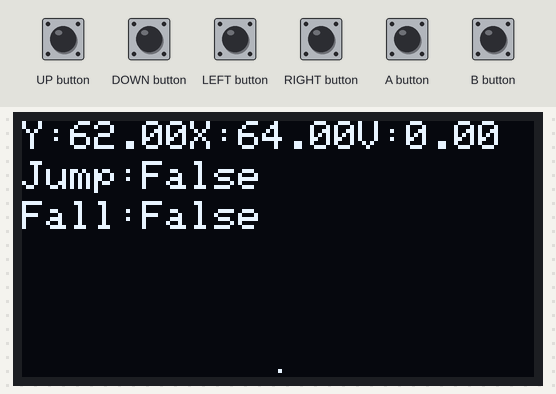
Bench run of a sketch on a simulated Arduboy, built with avr-gcc and run on an emulated ATmega32U4. Parts: 128×64 one-colour display. The test bench sets the inputs (shaded band).

Above: at 1.2 s.
1.3 s: UP button pressed for 0.15 s
At 1.48 s:
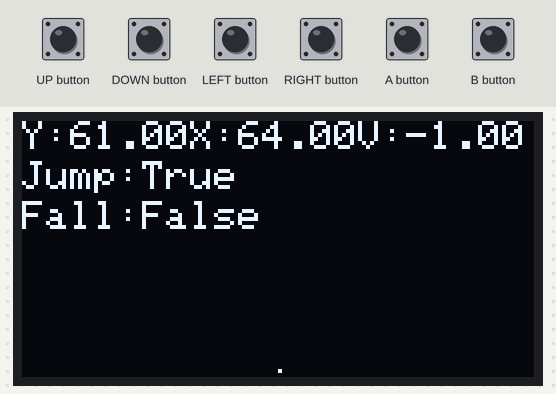
3.3 s: LEFT button pressed for 1 s
At 4.9 s:
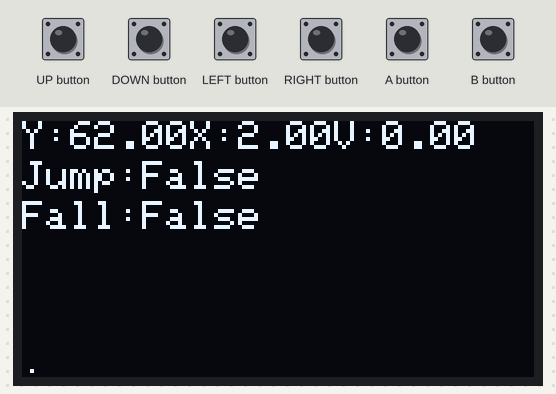
5.8 s: RIGHT button pressed for 0.15 s
At 7.1 s:
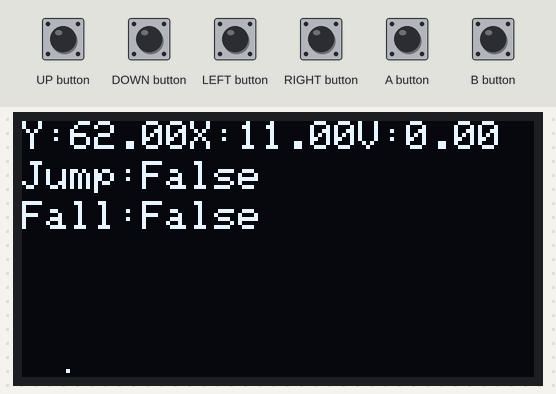
7.4 s: UP button pressed for 1 s
At 7.82 s:
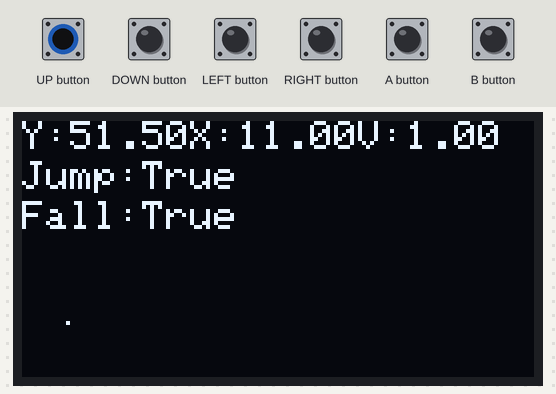
9.9 s: LEFT button pressed for 0.15 s
At 9.99 s:
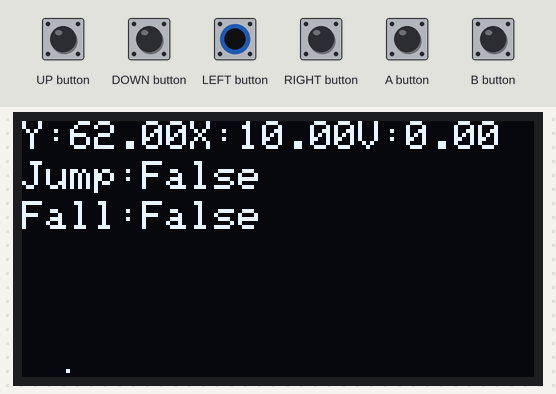
11.5 s: RIGHT button pressed for 1 s
At 11.98 s:
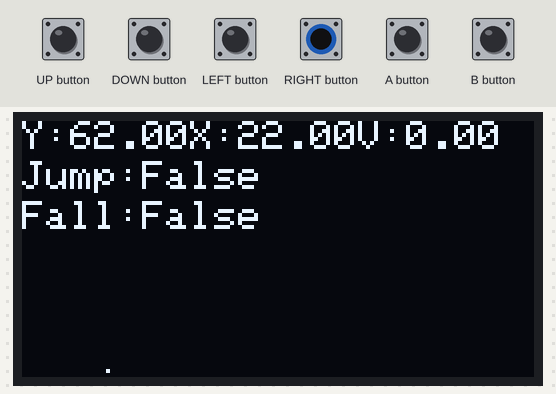
Timing chart, 0 to 14.5 s (numbered marks = the images above; inputs shaded):
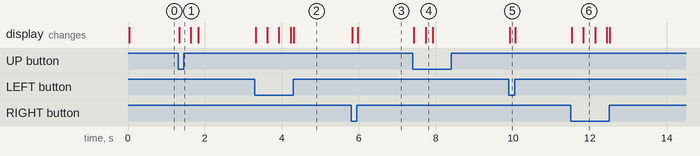

The sketch:

Jump2.ino
```cpp
#include <Arduboy2.h>

Arduboy2 arduboy;

constexpr float initVelocity[5] = { 0, 0.25, 0.5, 1, 2 };

float velocity;

float maxJumpHeight;

float charX, charY;

bool jumping = false;
bool falling = false;

void setup()
{
    arduboy.begin();

    charX = 64;
    charY = 62;

    maxJumpHeight = 50;

    velocity = initVelocity[0];
}

void loop()
{
    if(!arduboy.nextFrame()) return;
    arduboy.pollButtons();

    arduboy.clear();

    arduboy.drawPixel(charX, charY);

    if(charY >= 62)
    {
        charY = 62;
        velocity = initVelocity[0];
        jumping = false;
        falling = false;
    }

    if(velocity >= 0.25 && velocity <= 2) falling = true;

    if(arduboy.justPressed(UP_BUTTON) && charY > 0 && !jumping)
    {
        velocity = -initVelocity[3];
        jumping = true;
    }

    if(arduboy.pressed(RIGHT_BUTTON) && charX < 126) charX += 1;
    if(arduboy.pressed(LEFT_BUTTON) && charX > 2) charX -= 1;

    if(jumping && charY < maxJumpHeight) velocity = initVelocity[3];
    if(jumping && charY == maxJumpHeight + 5) velocity = initVelocity[2];

    if(jumping && charY == maxJumpHeight + 5) velocity = -initVelocity[2];
    if(jumping && charY == maxJumpHeight + 10) velocity = -initVelocity[3];

    charY += velocity;

    arduboy.setCursor(0, 0);
    arduboy.print(F("Y:"));
    arduboy.print(charY);

    arduboy.print(F("X:"));
    arduboy.print(charX);

    arduboy.print(F("V:"));
    arduboy.print(velocity);

    arduboy.setCursor(0, 10);
    arduboy.print(F("Jump:"));
    if(!jumping) arduboy.print(F("False"));
    else arduboy.print(F("True"));

    arduboy.setCursor(0, 20);
    arduboy.print(F("Fall:"));
    if(!falling) arduboy.print(F("False"));
    else arduboy.print(F("True"));

    arduboy.display();
}
```

Measured:
- after the input at 1.3 s, the display: changes at once (image 1)
- after the input at 3.3 s, the display: first changes at once (image 2 shows a later state)
- after the input at 5.8 s, the display: first changes at once (image 3 shows a later state)
- after the input at 7.4 s, the display: first changes at once (image 4 shows a later state)
- after the input at 9.9 s, the display: changes at once (image 5)
- after the input at 11.5 s, the display: first changes at once (image 6 shows a later state)
